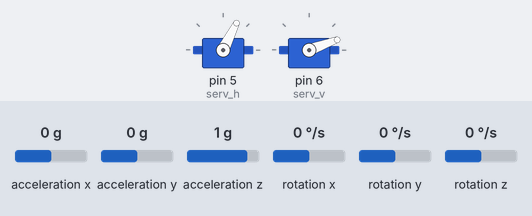
Recording of a sketch running on a simulated Arduino Uno, built with avr-gcc and run on an emulated ATmega328P. Shown: 2 × servo. The test bench sets the inputs (shaded band); at power-on: rotation z 0 °/s, acceleration x 0 g, acceleration y 0 g, acceleration z 1 g, rotation x 0 °/s, rotation y 0 °/s. What the sketch prints to the serial monitor is not drawn.

Above: at 1.7 s.
1.8 s: rotation z set to -192 °/s
At 2.7 s:
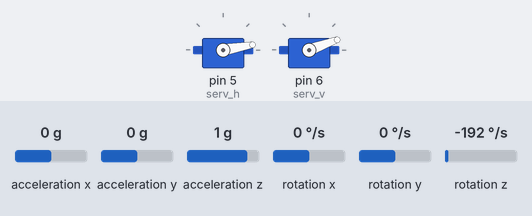
4.8 s: acceleration x set to -1.4 g
7.8 s: acceleration y set to -0.8 g
At 8.4 s:
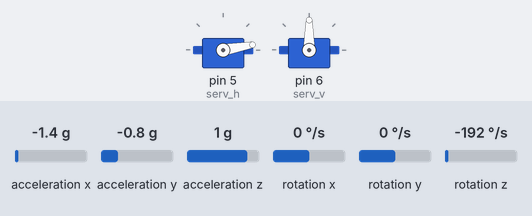
10.8 s: acceleration z set to 0 g
At 12.4 s:
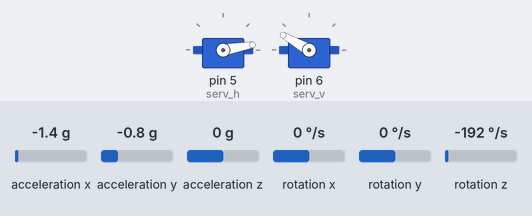
13.8 s: acceleration y set to 0 g
At 14.65 s:
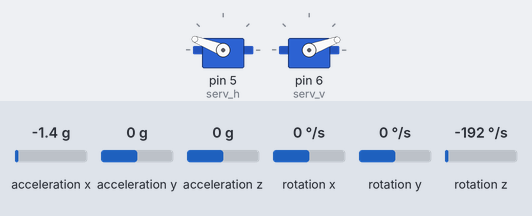
16.8 s: acceleration z set to -1.4 g
At 17.23 s:
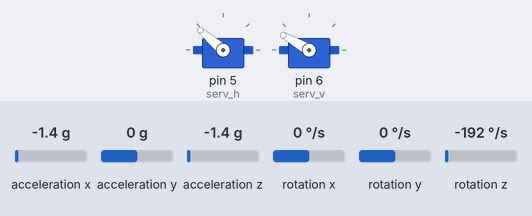
Timing chart, 0 to 67.3 s (numbered marks = the images above; inputs shaded):
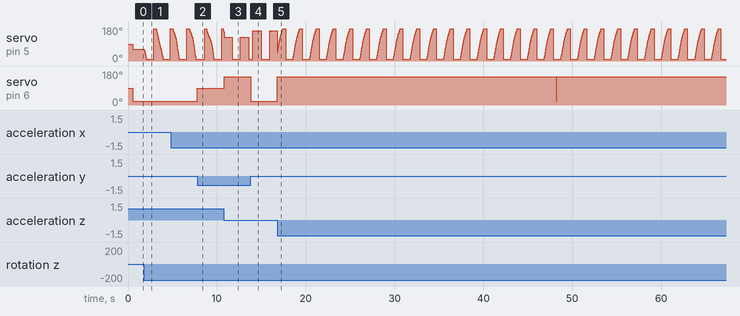

The sketch:

MPU6050.ino
```cpp
#include "I2Cdev.h"
#include "MPU6050_6Axis_MotionApps20.h"
#include "Wire.h"

#define INTERRUPT_PIN 2  // use pin 2 on Arduino Uno & most boards


MPU6050 mpu;

int16_t ax, ay, az;
int16_t gx, gy, gz;

// MPU control/status vars
bool dmpReady = false;  // set true if DMP init was successful
uint8_t mpuIntStatus;   // holds actual interrupt status byte from MPU
uint8_t devStatus;      // return status after each device operation (0 = success, !0 = error)
uint16_t packetSize;    // expected DMP packet size (default is 42 bytes)
uint16_t fifoCount;     // count of all bytes currently in FIFO
uint8_t fifoBuffer[64]; // FIFO storage buffer

// orientation/motion vars
Quaternion q;           // [w, x, y, z]         quaternion container
VectorInt16 aa;         // [x, y, z]            accel sensor measurements
VectorInt16 aaReal;     // [x, y, z]            gravity-free accel sensor measurements
VectorInt16 aaWorld;    // [x, y, z]            world-frame accel sensor measurements
VectorFloat gravity;    // [x, y, z]            gravity vector
float euler[3];         // [psi, theta, phi]    Euler angle container
float ypr[3];           // [yaw, pitch, roll]   yaw/pitch/roll container and gravity vector


// ================================================================
// ===               INTERRUPT DETECTION ROUTINE                ===
// ================================================================

volatile bool mpuInterrupt = false;     // indicates whether MPU interrupt pin has gone high
void dmpDataReady() {
    mpuInterrupt = true;
}

void setup_MPU(){
   Wire.begin();
   Wire.setClock(400000); // 400kHz I2C clock
    // initialize device
   Serial.println("Initializing I2C devices...");
   mpu.initialize();
   Serial.println("Testing device connections...");
   Serial.println(mpu.testConnection() ? "MPU6050 connection successful" : "MPU6050 connection failed");
   Serial.println(F("Initializing DMP..."));
   devStatus = mpu.dmpInitialize();

    // supply your own gyro offsets here, scaled for min sensitivity
   mpu.setXGyroOffset(220);
   mpu.setYGyroOffset(76);
   mpu.setZGyroOffset(-85);
   mpu.setZAccelOffset(1788); // 1688 factory default for my test chip

    // make sure it worked (returns 0 if so)
    if (devStatus == 0) {
        // turn on the DMP, now that it's ready
        Serial.println(F("Enabling DMP..."));
        mpu.setDMPEnabled(true);

        // enable Arduino interrupt detection
        Serial.println(F("Enabling interrupt detection (Arduino external interrupt 0)..."));
        //attachInterrupt(digitalPinToInterrupt(INTERRUPT_PIN), dmpDataReady, RISING);
        mpuIntStatus = mpu.getIntStatus();

        // set our DMP Ready flag so the main loop() function knows it's okay to use it
        Serial.println(F("DMP ready! Waiting for first interrupt..."));
        dmpReady = true;

        // get expected DMP packet size for later comparison
        packetSize = mpu.dmpGetFIFOPacketSize();
    } else {
        // ERROR!
        // 1 = initial memory load failed
        // 2 = DMP configuration updates failed
        // (if it's going to break, usually the code will be 1)
        Serial.print(F("DMP Initialization failed (code "));
        Serial.print(devStatus);
        Serial.println(F(")"));
    }

}

void getAngle(int *angle_h,int *angle_v){

  if (!dmpReady) return;

    // reset interrupt flag and get INT_STATUS byte
  mpuInterrupt = false;
  mpuIntStatus = mpu.getIntStatus();

    // get current FIFO count
  fifoCount = mpu.getFIFOCount();

    // check for overflow (this should never happen unless our code is too inefficient)
  if ((mpuIntStatus & 0x10) || fifoCount == 1024) {
        // reset so we can continue cleanly
        mpu.resetFIFO();
        Serial.println(F("FIFO overflow!"));

    // otherwise, check for DMP data ready interrupt (this should happen frequently)
  } else if (mpuIntStatus & 0x02) {
        // wait for correct available data length, should be a VERY short wait
        while (fifoCount < packetSize) fifoCount = mpu.getFIFOCount();

        // read a packet from FIFO
        mpu.getFIFOBytes(fifoBuffer, packetSize);

        // track FIFO count here in case there is > 1 packet available
        // (this lets us immediately read more without waiting for an interrupt)
        fifoCount -= packetSize;
        // display Euler angles in degrees
        mpu.dmpGetQuaternion(&q, fifoBuffer);
        mpu.dmpGetGravity(&gravity, &q);
        mpu.dmpGetYawPitchRoll(ypr, &q, &gravity);
        mpu.dmpGetEuler(euler, &q);

       // tuning your paramers
        *angle_v=mapping(ypr[2]* 180/M_PI,0,-70,20,150);
        *angle_h=mapping(ypr[0]* 180/M_PI,50,-100,10,170);

            Serial.print("angle h/v\t");
            Serial.print(*angle_h);
            Serial.print("\t");
            Serial.println(*angle_h);

  }

}

int mapping(int x, int in_min, int in_max, int out_min, int out_max)
{
  int y;
  y=(x - in_min) * (out_max - out_min) / (in_max - in_min) + out_min;
  if(y>out_max)y=out_max;
  if(y<out_min)y=out_min;
  return y;
}
```

IMU_serv.ino
```cpp
#include<Servo.h>

Servo serv_v;
Servo serv_h;

void setup() {
  // put your setup code here, to run once:
  Serial.begin(115200);
  serv_h.attach(5);
  serv_v.attach(6);

  serv_h.write(90);
  serv_v.write(90);

  setup_MPU();
}

void loop() {
  // put your main code here, to run repeatedly:

  int angle_v,angle_h;

  getAngle(&angle_h,&angle_v);

  serv_h.write(angle_h);
  serv_v.write(angle_v);

}
```

Measured:
- after the input at 1.8 s, servo on pin 5 (serv_h): ramps from 170° to 10° and jumps back, once every 1.9 s
- after the input at 7.8 s, servo on pin 6 (serv_v): 20° → 90° at once
- after the input at 10.8 s, servo on pin 6 (serv_v): 90° → 150° at once
- after the input at 13.8 s, servo on pin 6 (serv_v): 150° → 20° at once
- after the input at 16.8 s, servo on pin 6 (serv_v): 20° → 150° at once
